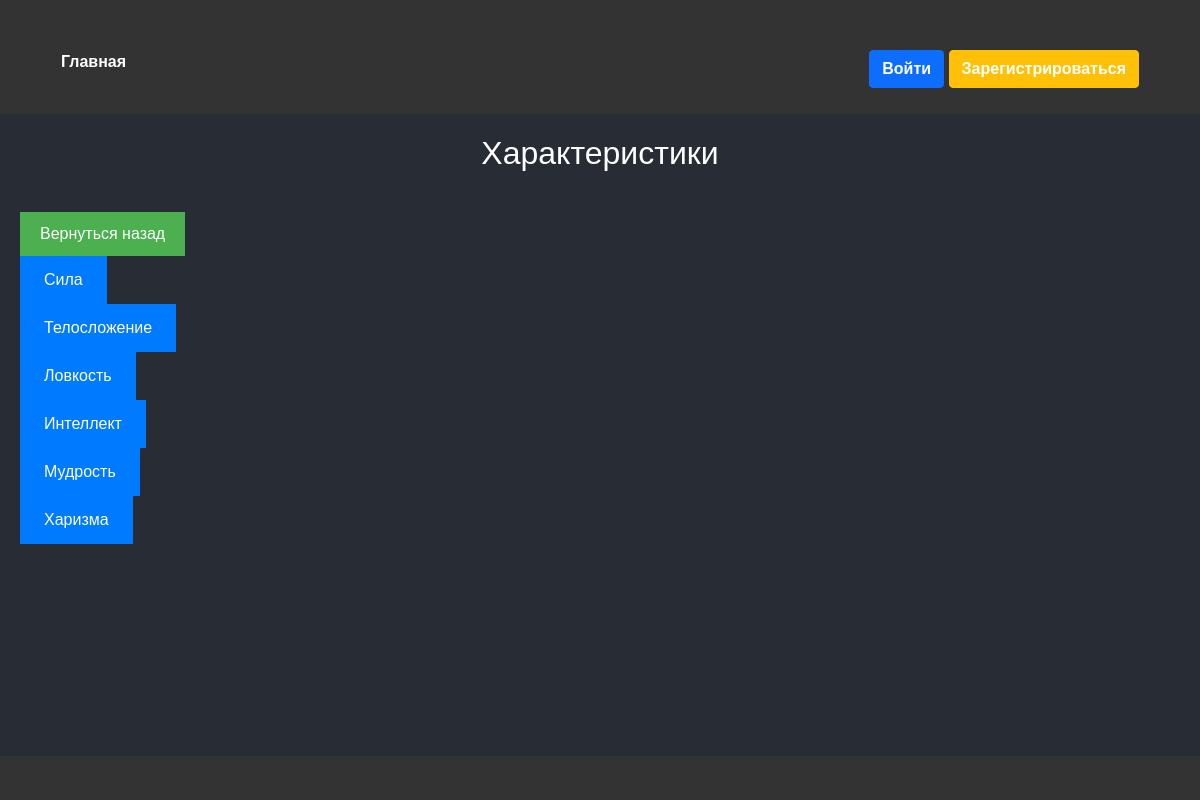
Screenshot of /VeiwCharacteristices with the database file from the repository.
### functions/Classes.py (models this page shows)
class Characteristices(db.Model):
    __tablename__ = 'Characteristices'
    id                   = db.Column(db.Integer, primary_key=True)
    Name                 = db.Column(db.String(300), nullable=False, unique=True)
    Discription          = db.Column(db.Text, nullable=True)
    imageName = db.Column(db.String(300), nullable=True)
    image = db.Column(db.LargeBinary, nullable=True)
    Skill                = db.relationship('Skills'        , secondary=Characteristices_Skills
                                           , backref=db.backref("CharacteristicesSkills", cascade='all,delete', single_parent=True, passive_deletes=True)
                                           , cascade='all,delete', single_parent=True)

### app.py (the view)
@app.route("/VeiwCharacteristices", methods=['GET', 'POST'])
def VeiwCharacteristices():
    characteristices = Characteristices.query.all()
    if request.method == 'POST':
        Date_id = request.form.get('Date_id')
        return OpenVeiwPost(['Characteristices', Date_id])
    return render_template("VeiwElementPage.html", Dates=characteristices
                           , VeiwAtributes='VeiwCharacteristices', TitlePage='Характеристики', show_back_button=True)

### templates/VeiwElementPage.html (shortened to what this page needs)
{% extends "base.html" %}
{% block content %}
<h1>{{ TitlePage }}</h1>
{% if show_back_button %}
<button id="back-button">Вернуться назад</button>
{% endif %}
{% for Date in Dates %}
<form method="POST"  id="Edit{{ TableName }}Form{{ Date.id }}" action="{{ TableName }}">
	<button>{{ Date.Name }}</button>
</form>
{% endfor %}
{% endblock %}

### static/css/forms.css (style rules this page uses)
h1 { text-align: center; margin-bottom: 20px; }

### static/css/links_and_buttons.css (style rules this page uses)
button, span#addRowButton, span.delete-row { padding: 10px 20px; background-color: #007bff; color: white; border: none; cursor: pointer; font-size: 16px; }
#back-button { margin-top: 20px; padding: 10px 20px; background-color: #4CAF50; color: white; border: none; cursor: pointer; }

### static/css/media-queries.css (style rules this page uses)
@media screen and (min-width: 1200px) { body { font-size: 16px; } }
@media screen and (min-width: 1200px) { button { padding: 12px 24px; } }
@media screen and (min-width: 1200px) { h1 { font-size: 32px; } }

### static/css/structure.css (style rules this page uses)
html, body { height: 100%; margin: 0; padding: 0; }
body { display: grid; grid-template-rows: auto 1fr auto; min-height: 100vh; }

### static/css/character-card.css (style rules this page uses)
body { font-family: Arial, sans-serif; background-color: #282c34; color: #ffffff; }

### rows the page displays
Characteristices: Name "Сила"
Characteristices: Name "Телосложение"
Characteristices: Name "Ловкость"
Characteristices: Name "Интеллект"
Characteristices: Name "Мудрость"
Characteristices: Name "Харизма"

### other values shown
{{ TitlePage }} "Характеристики"
